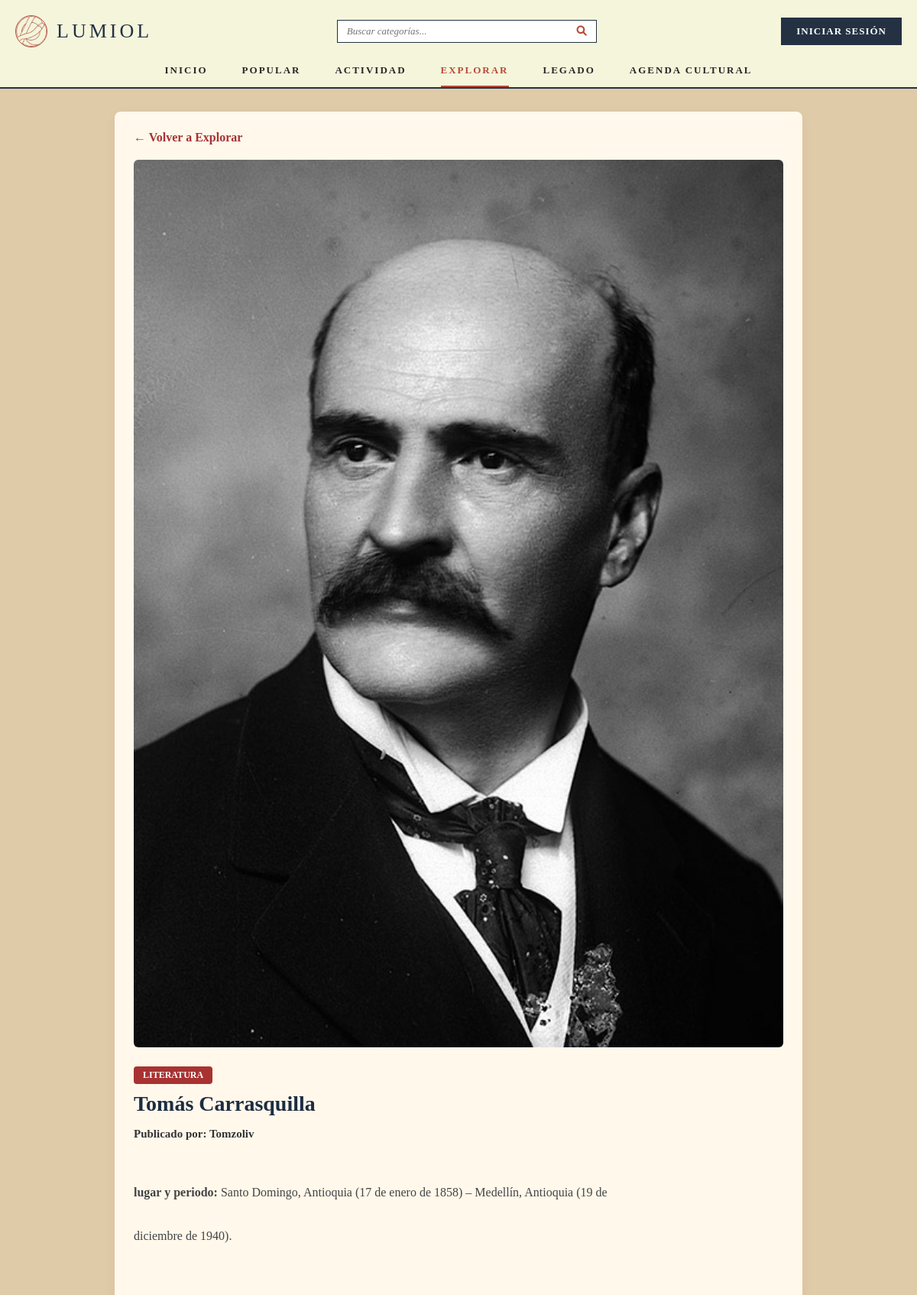
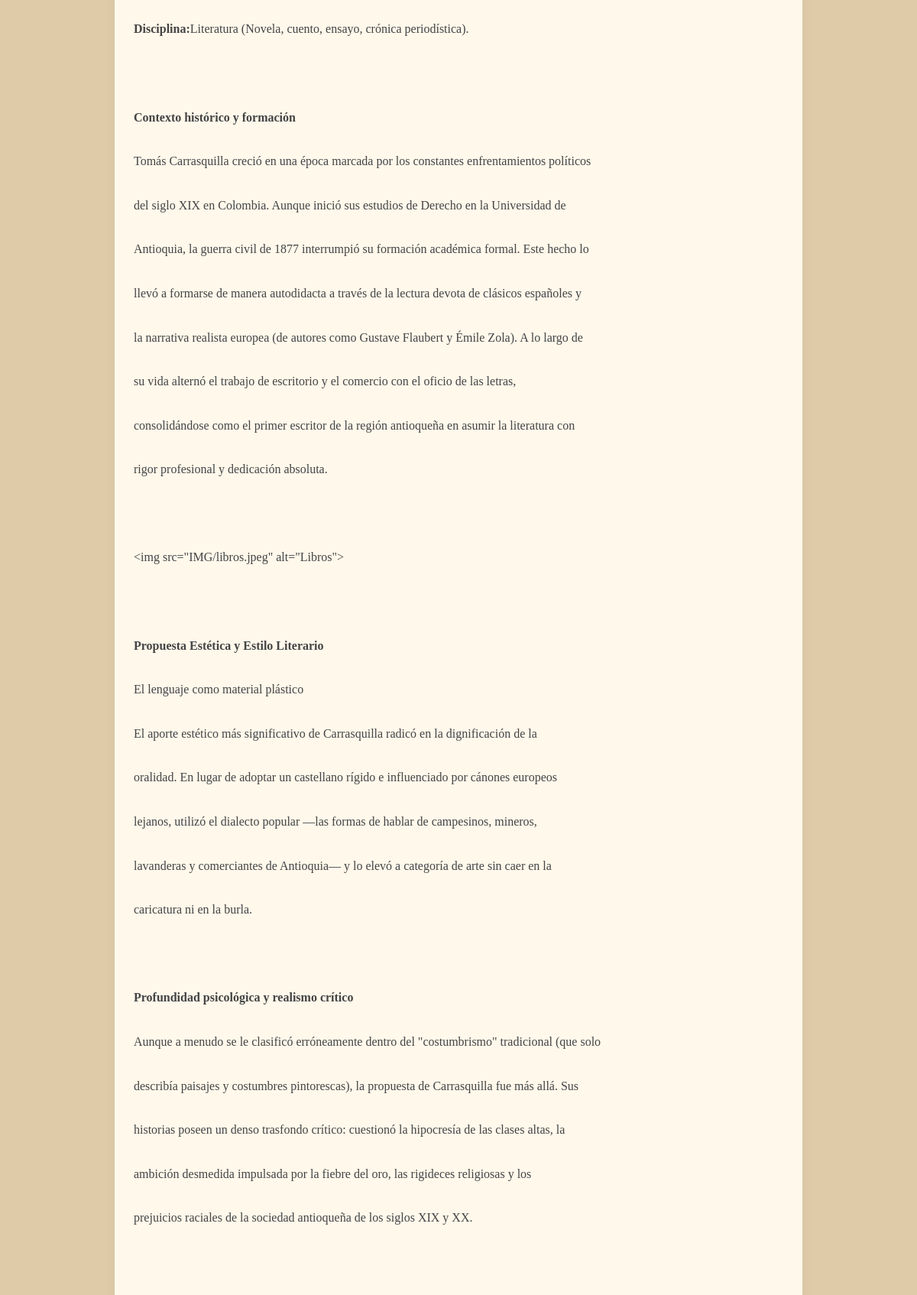
Page /ver_obra.php?id=1 (upper part) on the committed database (2 pictures, top to bottom).
### tables this page shows
CREATE TABLE `obras` (
  `Id` int(11) NOT NULL,
  `id_usuario` int(11) NOT NULL,
  `titulo` varchar(150) NOT NULL,
  `categoria` varchar(50) NOT NULL,
  `tipo_contenido` varchar(50) NOT NULL,
  `descripcion` text NOT NULL,
  `archivo` varchar(255) NOT NULL,
  `archivo_audio` varchar(255) DEFAULT NULL,
  `fecha` timestamp NOT NULL DEFAULT current_timestamp() ON UPDATE current_timestamp(),
  `estado` enum('publicado','borrador') DEFAULT 'publicado'
);

CREATE TABLE `usuarios` (
  `Id` int(11) NOT NULL,
  `usuario` varchar(20) NOT NULL,
  `correo` varchar(100) NOT NULL,
  `contraseña` varchar(255) NOT NULL,
  `foto` varchar(255) DEFAULT NULL
);

### ver_obra.php (the view, shortened to what this page needs)
<?php
require_once 'conexion.php';
function formatear_texto($texto)
{
    $texto = htmlspecialchars($texto);
    $texto = preg_replace('/\[(.*?)\]\((https?:\/\/[^\s\)]+)\)/i', '<a href="$2" target="_blank" rel="noopener noreferrer" style="color: #a83232; text-decoration: underline;">$1</a>', $texto);
    $texto = preg_replace('/(?<!href="|">)(https?:\/\/[^\s<]+)/i', '<a href="$1" target="_blank" rel="noopener noreferrer" style="color: #a83232; text-decoration: underline;">$1</a>', $texto);
    $texto = preg_replace('/\*\*(.*?)\*\*/s', '<strong>$1</strong>', $texto);
    $texto = preg_replace('/\*(.*?)\*/s', '<em>$1</em>', $texto);
    return nl2br($texto);
}
$id_obra = isset($_GET['id']) ? intval($_GET['id']) : 0;
$stmt = $conexion->prepare("
    SELECT o.*, u.usuario AS nombre_autor
    FROM obras o
    LEFT JOIN usuarios u ON o.id_usuario = u.id
    WHERE o.id = ? OR o.Id = ?
");
$stmt->bind_param("ii", $id_obra, $id_obra);
$stmt->execute();
$obra = $stmt->get_result()->fetch_assoc();
?>
<!DOCTYPE html>
<html lang="es">
<head>
    <link rel="stylesheet" href="https://cdnjs.cloudflare.com/ajax/libs/font-awesome/6.0.0/css/all.min.css">
    <link rel="stylesheet" href="css/style.css">
</head>
<body>
    <div class="header" id="Inicio">
        <header class="main-header">
            <div class="container header-top">
                <a href="index.php" class="logo-container">
                    <div class="logo-icon">
                        <img src="IMG/lumiollogo.png" alt="Logo LUMIOL" class="logo-img">
                    </div>
                    <h1 class="logo-text">LUMIOL</h1>
                </a>
                <div class="search-container">
                    <form action="explorar.php" method="GET">
                        <input type="text" name="cat" placeholder="Buscar categorías...">
                        <button type="submit"><i class="fas fa-search"></i></button>
                    </form>
                </div>
                <?php if (isset($_SESSION['usuario_nombre'])): ?>
                    <a href="actividad.php" class="btn-auth">Hola, <?php echo htmlspecialchars($_SESSION['usuario_nombre']); ?></a>
                <?php else: ?>
                    <a href="login.php" class="btn-auth">INICIAR SESIÓN</a>
                <?php endif; ?>
            </div>
            <nav class="nav-bar">
                <ul class="nav-links">
                    <li><a href="index.php">INICIO</a></li>
                    <li><a href="popular.php">POPULAR</a></li>
                    <li><a href="actividad.php">ACTIVIDAD</a></li>
                    <li><a href="explorar.php" class="active">EXPLORAR</a></li>
                    <li><a href="legado.php">LEGADO</a></li>
                    <li><a href="agenda.php">AGENDA CULTURAL</a></li>
                </ul>
            </nav>
        </header>
    </div>
    <main class="container">
        <div class="obra-container">
            <a href="explorar.php" class="btn-back">&larr; Volver a Explorar</a>
            <?php if (!empty($obra['archivo'])): ?>
                <img src="<?php echo htmlspecialchars($obra['archivo']); ?>"
                    alt="<?php echo htmlspecialchars($obra['titulo']); ?>" class="obra-banner">
            <?php endif; ?>
            <div class="header-obra-info">
                <div>
                    <span class="obra-category"><?php echo htmlspecialchars($obra['categoria']); ?></span>
                    <h1 class="obra-title"><?php echo htmlspecialchars($obra['titulo']); ?></h1>
                </div>
            </div>
            <p class="obra-author">
                Publicado por: <?php echo htmlspecialchars($obra['nombre_autor'] ?? 'Comunidad Lumiol'); ?>
            </p>
            <div class="obra-content">
                <?php echo formatear_texto($obra['descripcion'] ?? ''); ?>
            </div>
        </div>
    </main>
</body>
</html>

### css/style.css (style rules this page uses)
* { margin: 0; padding: 0; box-sizing: border-box; font-family: 'Georgia', serif; }
:root { --bg-color: #f2ebd9; --dark-blue: #233142; --accent-red: #b84a39; --card-bg: #ffffff; --text-main: #222222; --text-muted: #7d7565; --border-color: #bfae93; }
body { background-color: #dfcba8; color: var(--text-main); display: flex; flex-direction: column; min-height: 100vh; }
.container { max-width: 1200px; margin: 0 auto; width: 100%; padding: 0 20px; }
.main-header { background-color: #F5F5DC; width: 100%; border-bottom: 2px solid var(--dark-blue); padding: 20px 0 0 0; }
.header-top { display: flex; justify-content: space-between; align-items: center; margin-bottom: 20px; }
.logo-container { display: flex; align-items: center; gap: 12px; text-decoration: none; }
.logo-icon { width: 42px; height: 42px; border: 1px solid var(--accent-red); border-radius: 50%; overflow: hidden; display: flex; align-items: center; justify-content: center; }
.logo-img { width: 100%; height: 100%; object-fit: cover; border-radius: 50%; z-index: 1; }
.logo-icon::after { z-index: 2; pointer-events: none; }
.logo-text { font-size: 26px; font-weight: normal; letter-spacing: 4px; color: var(--dark-blue); }
.search-container form { display: flex; align-items: center; border: 1px solid var(--dark-blue); background-color: #ffffff; width: 340px; padding: 6px 12px; }
.search-container input { border: none; outline: none; font-size: 13px; width: 100%; font-style: italic; color: #2B2625; }
.search-container button { background: none; border: none; color: var(--accent-red); cursor: pointer; transition: transform 0.3s ease; }
.btn-auth { background-color: var(--dark-blue); color: #ffffff; text-decoration: none; font-size: 13px; font-weight: bold; letter-spacing: 1px; padding: 10px 20px; transition: background-color 0.2s; }
.nav-bar { max-width: 1200px; margin: 0 auto; padding: 0 20px; }
.nav-links { display: flex; justify-content: center; list-style: none; gap: 45px; }
.nav-links li a { text-decoration: none; color: #2B2625; font-size: 13px; font-weight: bold; letter-spacing: 2px; padding-bottom: 12px; display: inline-block; border-bottom: 2px solid transparent; }
.nav-links li a.active { color: var(--accent-red); border-bottom: 2px solid var(--accent-red); }
html, body { max-width: 100%; overflow-x: hidden; }
.obra-container { max-width: 900px; margin: 30px auto; background: #fff8eb; padding: 25px; border-radius: 8px; box-shadow: 0 4px 15px rgba(0, 0, 0, 0.05); position: relative; }
.btn-back { display: inline-block; margin-bottom: 20px; color: #a83232; text-decoration: none; font-weight: bold; }
.obra-banner { width: 100%; height: auto; max-height: none; object-fit: contain; border-radius: 6px; margin-bottom: 25px; display: block; }
.header-obra-info { display: flex; justify-content: space-between; align-items: flex-start; position: relative; }
.obra-category { background-color: #a83232; color: white; padding: 4px 12px; font-size: 12px; border-radius: 4px; text-transform: uppercase; font-weight: bold; display: inline-block; margin-bottom: 10px; }
.obra-title { font-size: 28px; color: #1c2d42; margin-bottom: 15px; }
.obra-author { font-size: 15px; font-weight: bold; color: #333; margin-bottom: 25px; }
.obra-content { font-size: 16px; line-height: 1.8; color: #444; white-space: pre-line; }
*, *::before, *::after { box-sizing: border-box; }
html, body { max-width: 100% !important; overflow-x: hidden !important; }
img, video, iframe, audio { max-width: 100% !important; height: auto; }

### rows in the picture
obras: archivo (picture), categoria "LITERATURA", titulo "Tomás Carrasquilla", id_usuario.usuario "Tomzoliv", descripcion "lugar y periodo: Santo Domingo, Antioquia (17 de enero de 1858) – Medellín, Antioquia (19 de diciembre de 1940). Disciplina: Literatura (Novela, cuento, ensayo, crónica periodística). Contexto histórico y formación Tomás Carrasquilla creció en una época marcada por los constantes enfrentamientos políticos del siglo XIX en Colombia. Aunque inició sus estudios de Derecho en la Universidad de Antioquia, la guerra civil de 1877 interrumpió su formación académica formal. Este hecho lo llevó a formarse de manera autodidacta a través de la lectura devota de clásicos españoles y la narrativa realista europea (de autores como Gustave Flaubert y Émile Zola). A lo largo de su vida alternó el trabajo…"
